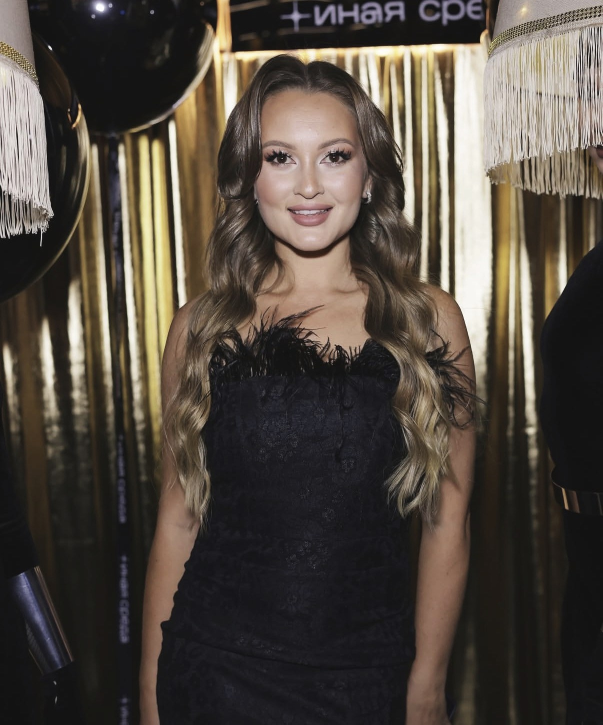
#> input picture deck/img/s15-01.jpg, 1206 x 1449 px, found by its file name (shown at 1/2 size)
$ python grade-photos.py scenario-photos/s15-01.jpg ... '#' 'только' 'указанные'
#> lines starting #> are read from the running program, lines starting #| are printed output that depends on the picture; pictures that were not available may be replaced by others from this repository, and a replacement may not be noted
"""Единый грейд для всех фото дека.

Снимки в scenario-photos/ сняты в разном свете и на разную технику.
Без общей обработки дек рассыпается, поэтому все проходят через один
пресет: подъём теней (проектор их не покажет), лёгкое обесцвечивание,
тауповый тон в полутонах и S-кривая на контраст.

Запуск:
    python3 grade-photos.py                      # все файлы
    python3 grade-photos.py scenario-photos/s15-01.jpg ...   # только указанные

Результат: deck/img/*.jpg
"""

import glob
import os
import sys

import numpy as np
from PIL import Image

TAUPE = np.array([135, 124, 107], float)
LONG_SIDE = 2000

# Доля высоты, которую нужно снять снизу после автообрезки интерфейса.
# У s11-02 в правом нижнем углу остаётся кнопка «звук выключен» из сториз:
# по насыщенности она от фотографии не отличается, поэтому задаётся руками.
BOTTOM_TRIM = {"s11-02.png": 0.12}


def crop_instagram(im, trim=0.0):
    """Отрезает интерфейс приложения от скриншота, оставляя только фото."""
    a = np.array(im.convert("RGB")).astype(float)
    mx, mn = a.max(axis=2), a.min(axis=2)
    rowsat = ((mx - mn) / (mx + 1e-6)).mean(axis=1)
    idx = np.where(rowsat > 0.15)[0]
    top, bot = int(idx.min()), int(idx.max())
    bot -= round((bot - top) * trim)
    print(f"    интерфейс обрезан, оставлены строки {top}..{bot}")
    return im.crop((0, top, im.size[0], bot + 1))


def grade(im):
    a = np.array(im.convert("RGB")).astype(float) / 255.0

    # тени: тёмное поднимается сильнее светлого
    a = a + 0.085 * (1.0 - a) ** 2.2

    lum = (a * np.array([0.2126, 0.7152, 0.0722])).sum(axis=2, keepdims=True)
    a = a * 0.86 + lum * 0.14

    # тауповый тон, максимум в полутонах
    t = TAUPE / 255.0
    weight = (1.0 - np.abs(lum - 0.5) * 2.0).clip(0, 1) * 0.13
    a = a * (1 - weight) + (lum * (t / t.mean())) * weight

    # S-кривая: возвращаем контраст, который съест проектор
    a = np.clip(a, 0, 1)
    a = a * a * (3 - 2 * a) * 0.30 + a * 0.70

    return Image.fromarray((np.clip(a, 0, 1) * 255).astype(np.uint8))


def main():
    os.makedirs("deck/img", exist_ok=True)
    targets = sys.argv[1:] or sorted(glob.glob("scenario-photos/*"))
    for src in targets:
        name = os.path.basename(src)
        stem = os.path.splitext(name)[0]
        im = Image.open(src)
#> im is the input picture: PIL image 1206x1449 RGB; mean R, G, B 80.9, 72.6, 64.2
        if name in BOTTOM_TRIM:
            im = crop_instagram(im, BOTTOM_TRIM[name])
        w, h = im.size
#> w = 1206; h = 1449
        scale = LONG_SIDE / max(w, h)
#> scale = 1.38
        if scale < 1:
            im = im.resize((round(w * scale), round(h * scale)), Image.LANCZOS)
        out = grade(im)
#> in grade, `lum = (a * np.array([0.2126, 0.7152, 0.0722])).sum(axis=2, keepdims=Tr..`:
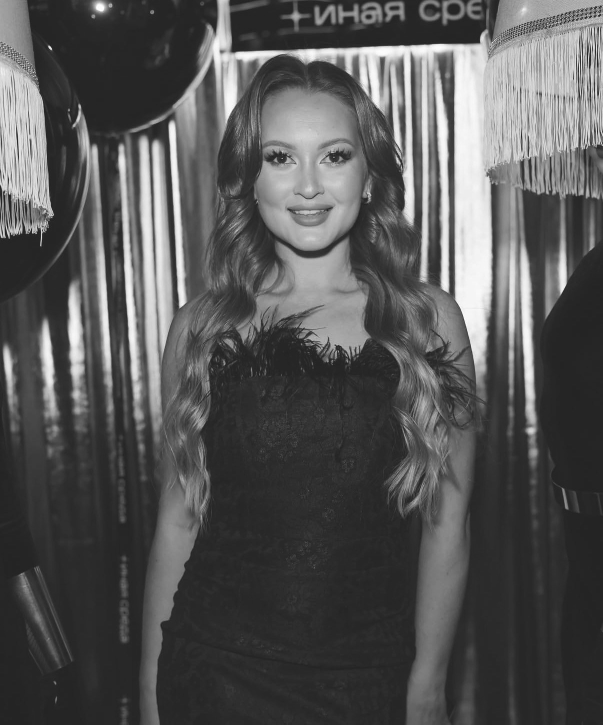
#> lum: shape (1449, 1206, 1) float64 (shown at 1/2 size); min 0.0973, max 1, mean 0.336
#> in grade, `weight = (1.0 - np.abs(lum - 0.5) * 2.0).clip(0, 1) * 0.13`:
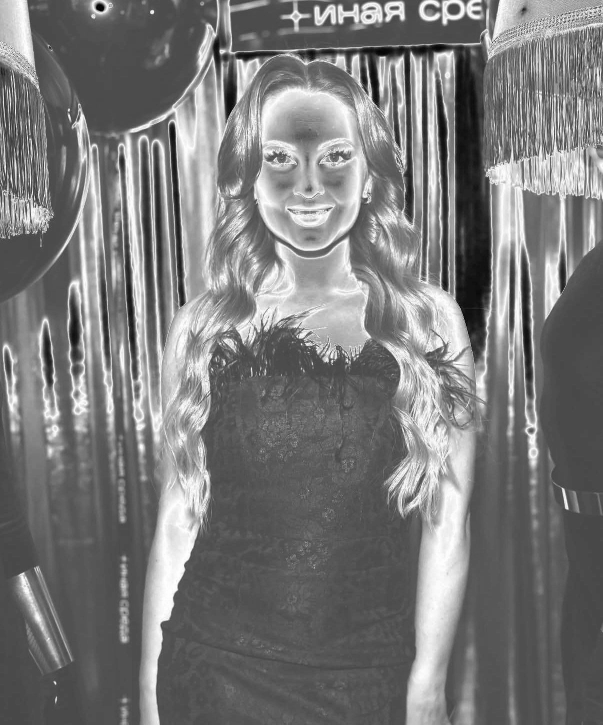
#> weight: shape (1449, 1206, 1) float64 (shown at 1/2 size); min 0, max 0.13, mean 0.0623; drawn with min black and max white
        out.save(f"deck/img/{stem}.jpg", quality=88, optimize=True)
        print(f"{name} -> {stem}.jpg {out.size}")
#| s15-01.jpg -> s15-01.jpg (1206, 1449)
#> pass 3 of the loop in main, `for src in targets:`:
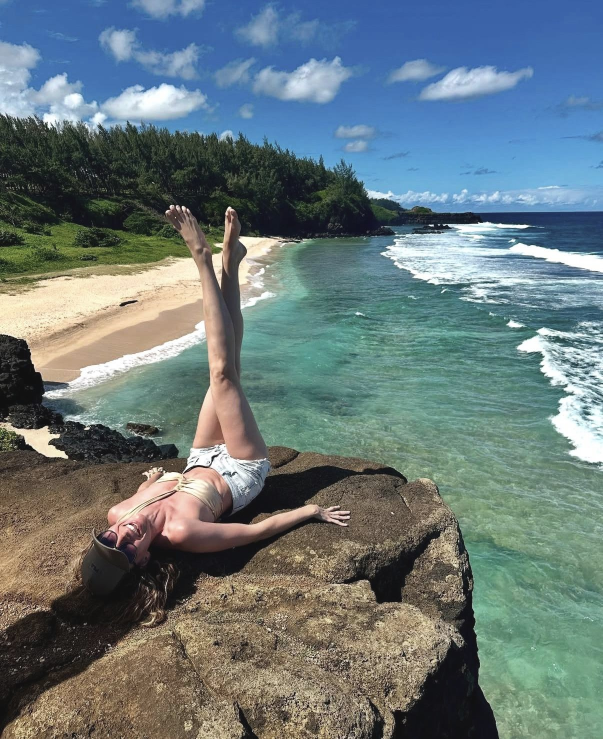
#> input picture deck/img/s11-03.jpg, 1206 x 1477 px, given in place of #, which was not available (shown at 1/2 size)
#> in main, im is the input picture: PIL image 1206x1477 RGB; mean R, G, B 105.1, 120.5, 122.5
#> lum: shape (1477, 1206, 1) float64
#> in grade (call 3), `weight = (1.0 - np.abs(lum - 0.5) * 2.0).clip(0, 1) * 0.13`:
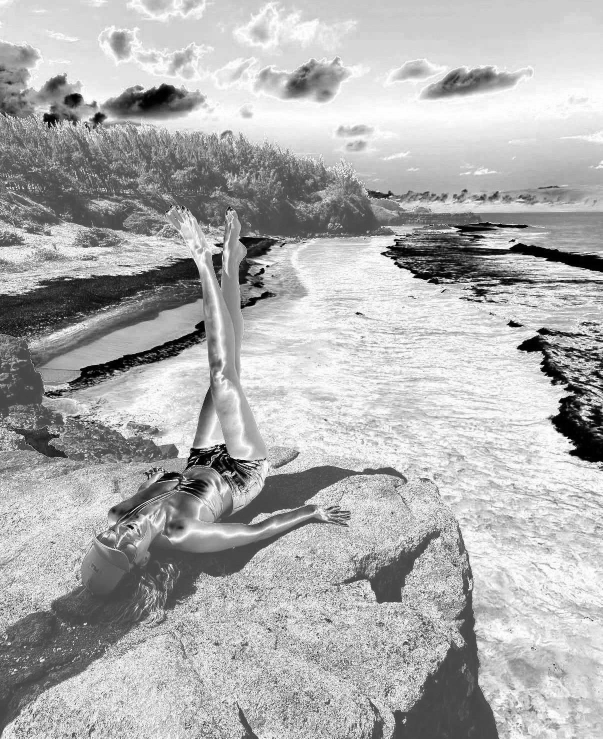
#> weight: shape (1477, 1206, 1) float64 (shown at 1/2 size); min 0, max 0.13, mean 0.0891; drawn with min black and max white
#> in grade (call 3), `a = a * (1 - weight) + (lum * (t / t.mean())) * weight`:
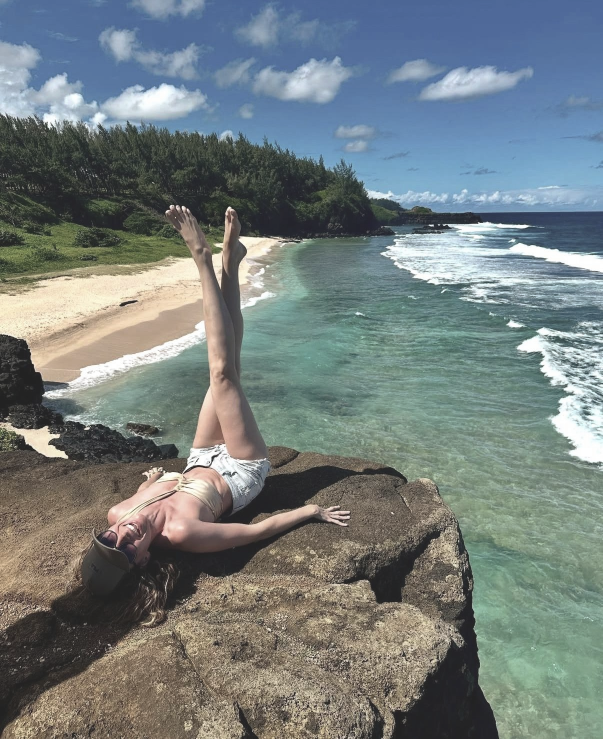
#> a: shape (1477, 1206, 3) float64 (shown at 1/2 size); mean R, G, B 0.459, 0.496, 0.496
#| # -> #.jpg (1206, 1477)
#> the loop made 5 passes; the first 3 are shown


if __name__ == "__main__":
#> (the run stopped early here; a loop or call above may not have finished)
